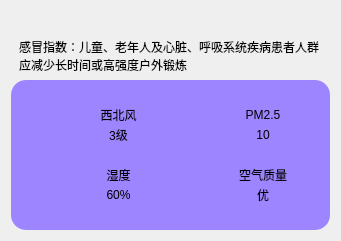
    <widget class="QWidget" name="widget_10" native="true">
     <property name="geometry">
      <rect>
       <x>10</x>
       <y>190</y>
       <width>341</width>
       <height>241</height>
      </rect>
     </property>
     <layout class="QVBoxLayout" name="verticalLayout_9">
      <item>
       <spacer name="verticalSpacer">
        <property name="orientation">
         <enum>Qt::Vertical</enum>
        </property>
        <property name="sizeHint" stdset="0">
         <size>
          <width>20</width>
          <height>10</height>
         </size>
        </property>
       </spacer>
      </item>
      <item>
       <widget class="QLabel" name="lblGanMao">
        <property name="styleSheet">
         <string notr="true">background-color: rgba(60, 60, 60, 0);
padding-left: 5px;
padding-right: 5px;</string>
        </property>
        <property name="text">
         <string>感冒指数：儿童、老年人及心脏、呼吸系统疾病患者人群应减少长时间或高强度户外锻炼</string>
        </property>
        <property name="wordWrap">
         <bool>true</bool>
        </property>
       </widget>
      </item>
      <item>
       <widget class="QWidget" name="widget_2" native="true">
        <property name="styleSheet">
         <string notr="true">background-color: rgb(157, 133, 255);
border-radius: 15px</string>
        </property>
        <layout class="QGridLayout" name="gridLayout">
         <property name="leftMargin">
          <number>40</number>
         </property>
         <property name="topMargin">
          <number>25</number>
         </property>
         <property name="rightMargin">
          <number>40</number>
         </property>
         <property name="bottomMargin">
          <number>25</number>
         </property>
         <property name="horizontalSpacing">
          <number>50</number>
         </property>
         <property name="verticalSpacing">
          <number>20</number>
         </property>
         <item row="0" column="0">
          <layout class="QHBoxLayout" name="horizontalLayout_12">
           <property name="spacing">
            <number>0</number>
           </property>
           <item>
            <widget class="QLabel" name="lblWindIcon">
             <property name="minimumSize">
              <size>
               <width>40</width>
               <height>40</height>
              </size>
             </property>
             <property name="maximumSize">
              <size>
               <width>40</width>
               <height>40</height>
              </size>
             </property>
             <property name="styleSheet">
              <string notr="true">background-color: rgba(255, 255, 255, 0);</string>
             </property>
             <property name="text">
              <string/>
             </property>
             <property name="pixmap">
              <pixmap resource="main.qrc">:/res/wind.png</pixmap>
             </property>
             <property name="scaledContents">
              <bool>true</bool>
             </property>
             <property name="alignment">
              <set>Qt::AlignCenter</set>
             </property>
            </widget>
           </item>
           <item>
            <layout class="QVBoxLayout" name="verticalLayout_6">
             <item>
              <widget class="QLabel" name="lblWindFx">
               <property name="styleSheet">
                <string notr="true">background-color: rgba(255, 255, 255,0);
font: 10pt &quot;微软雅黑&quot;;</string>
               </property>
               <property name="text">
                <string>西北风</string>
               </property>
               <property name="alignment">
                <set>Qt::AlignCenter</set>
               </property>
              </widget>
             </item>
             <item>
              <widget class="QLabel" name="lblWindFl">
               <property name="styleSheet">
                <string notr="true">background-color: rgba(255, 255, 255,0);
font: 10pt &quot;微软雅黑&quot;;</string>
               </property>
               <property name="text">
                <string>3级</string>
               </property>
               <property name="alignment">
                <set>Qt::AlignCenter</set>
               </property>
              </widget>
             </item>
            </layout>
           </item>
          </layout>
         </item>
         <item row="0" column="1">
          <layout class="QHBoxLayout" name="horizontalLayout_14">
           <property name="spacing">
            <number>0</number>
           </property>
           <item>
            <widget class="QLabel" name="lblPm25Icon">
             <property name="minimumSize">
              <size>
               <width>40</width>
               <height>40</height>
              </size>
             </property>
             <property name="maximumSize">
              <size>
               <width>40</width>
               <height>40</height>
              </size>
             </property>
             <property name="styleSheet">
              <string notr="true">background-color: rgba(255, 255, 255, 0);</string>
             </property>
             <property name="text">
              <string/>
             </property>
             <property name="pixmap">
              <pixmap resource="main.qrc">:/res/pm25.png</pixmap>
             </property>
             <property name="scaledContents">
              <bool>true</bool>
             </property>
             <property name="alignment">
              <set>Qt::AlignCenter</set>
             </property>
            </widget>
           </item>
           <item>
            <layout class="QVBoxLayout" name="verticalLayout_7">
             <item>
              <widget class="QLabel" name="lblPM25Title">
               <property name="styleSheet">
                <string notr="true">background-color: rgba(255, 255, 255,0);
font: 10pt &quot;微软雅黑&quot;;</string>
               </property>
               <property name="text">
                <string>PM2.5</string>
               </property>
               <property name="alignment">
                <set>Qt::AlignCenter</set>
               </property>
              </widget>
             </item>
             <item>
              <widget class="QLabel" name="lblPM25">
               <property name="styleSheet">
                <string notr="true">background-color: rgba(255, 255, 255,0);
font: 10pt &quot;微软雅黑&quot;;</string>
               </property>
               <property name="text">
                <string>10</string>
               </property>
               <property name="alignment">
                <set>Qt::AlignCenter</set>
               </property>
              </widget>
             </item>
            </layout>
           </item>
          </layout>
         </item>
         <item row="1" column="0">
          <layout class="QHBoxLayout" name="horizontalLayout_13">
           <property name="spacing">
            <number>0</number>
           </property>
           <item>
            <widget class="QLabel" name="lblShiDuIcon">
             <property name="minimumSize">
              <size>
               <width>40</width>
               <height>40</height>
              </size>
             </property>
             <property name="maximumSize">
              <size>
               <width>40</width>
               <height>40</height>
              </size>
             </property>
             <property name="styleSheet">
              <string notr="true">background-color: rgba(255, 255, 255, 0);</string>
             </property>
             <property name="text">
              <string/>
             </property>
             <property name="pixmap">
              <pixmap resource="main.qrc">:/res/humidity.png</pixmap>
             </property>
             <property name="scaledContents">
              <bool>true</bool>
             </property>
             <property name="alignment">
              <set>Qt::AlignCenter</set>
             </property>
            </widget>
           </item>
           <item>
            <layout class="QVBoxLayout" name="verticalLayout_3">
             <item>
              <widget class="QLabel" name="lblShiDuTitle">
               <property name="styleSheet">
                <string notr="true">background-color: rgba(255, 255, 255,0);
font: 10pt &quot;微软雅黑&quot;;</string>
               </property>
               <property name="text">
                <string>湿度</string>
               </property>
               <property name="alignment">
                <set>Qt::AlignCenter</set>
               </property>
              </widget>
             </item>
             <item>
              <widget class="QLabel" name="lblShiDu">
               <property name="styleSheet">
                <string notr="true">background-color: rgba(255, 255, 255,0);
font: 10pt &quot;微软雅黑&quot;;</string>
               </property>
               <property name="text">
                <string>60%</string>
               </property>
               <property name="alignment">
                <set>Qt::AlignCenter</set>
               </property>
              </widget>
             </item>
            </layout>
           </item>
          </layout>
         </item>
         <item row="1" column="1">
          <layout class="QHBoxLayout" name="horizontalLayout_15">
           <property name="spacing">
            <number>0</number>
           </property>
           <item>
            <widget class="QLabel" name="lblQualityIcon">
             <property name="minimumSize">
              <size>
               <width>40</width>
               <height>40</height>
              </size>
             </property>
             <property name="maximumSize">
              <size>
               <width>40</width>
               <height>40</height>
              </size>
             </property>
             <property name="autoFillBackground">
              <bool>false</bool>
             </property>
             <property name="styleSheet">
              <string notr="true">background-color: rgba(255, 255, 255, 0);</string>
             </property>
             <property name="text">
              <string/>
             </property>
             <property name="pixmap">
              <pixmap resource="main.qrc">:/res/aqi.png</pixmap>
             </property>
             <property name="scaledContents">
              <bool>true</bool>
             </property>
             <property name="alignment">
              <set>Qt::AlignCenter</set>
             </property>
             <property name="wordWrap">
              <bool>false</bool>
             </property>
             <property name="indent">
              <number>-1</number>
             </property>
            </widget>
           </item>
           <item>
            <layout class="QVBoxLayout" name="verticalLayout_8">
             <item>
              <widget class="QLabel" name="lblQualityTitle">
               <property name="autoFillBackground">
                <bool>false</bool>
               </property>
               <property name="styleSheet">
                <string notr="true">background-color: rgba(255, 255, 255,0);
font: 10pt &quot;微软雅黑&quot;;</string>
               </property>
               <property name="text">
                <string>空气质量</string>
               </property>
               <property name="alignment">
                <set>Qt::AlignCenter</set>
               </property>
              </widget>
             </item>
             <item>
              <widget class="QLabel" name="lblQuality">
               <property name="autoFillBackground">
                <bool>false</bool>
               </property>
               <property name="styleSheet">
                <string notr="true">background-color: rgba(255, 255, 255,0);
font: 10pt &quot;微软雅黑&quot;;</string>
               </property>
               <property name="text">
                <string>优</string>
               </property>
               <property name="alignment">
                <set>Qt::AlignCenter</set>
               </property>
              </widget>
             </item>
            </layout>
           </item>
          </layout>
         </item>
        </layout>
       </widget>
      </item>
     </layout>
    </widget>
